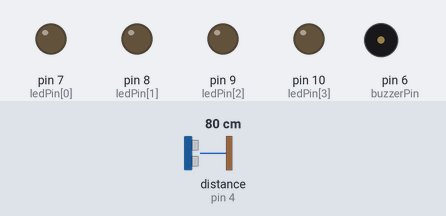
A sketch run on a simulated Arduino Uno, built with avr-gcc and run on an emulated ATmega328P. Parts: output pins drawn as LEDs (lit = HIGH), buzzer (waves = sounding, pin HIGH). Wiring (inferred from the names in the program): ultrasonic range finder: trigger pin 3; echo pin 4. The test bench sets the inputs (shaded band); at power-on: distance to the obstacle (sensor on pin 4) 80 cm. The echo pulse lasts 58.3 µs per cm; pins used as bus, display or sensor lines are not drawn.

Above: at 1.2 s.
1.3 s: distance to the obstacle (sensor on pin 4) set to 46 cm
2.8 s: distance to the obstacle (sensor on pin 4) set to 39 cm
At 3.26 s:
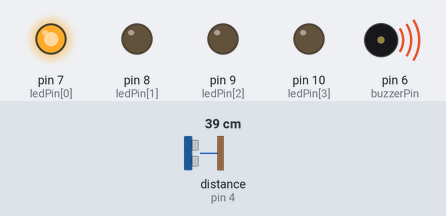
5.8 s: distance to the obstacle (sensor on pin 4) set to 28 cm
At 6.08 s:
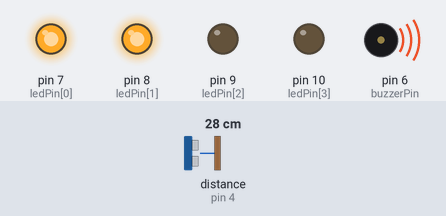
8.8 s: distance to the obstacle (sensor on pin 4) set to 23 cm
11.8 s: distance to the obstacle (sensor on pin 4) set to 19 cm
At 12.12 s:
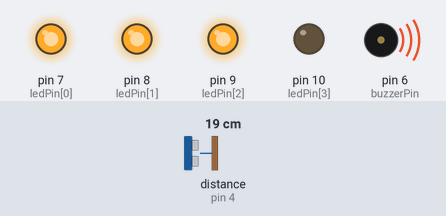
14.8 s: distance to the obstacle (sensor on pin 4) set to 35 cm
At 15.15 s:
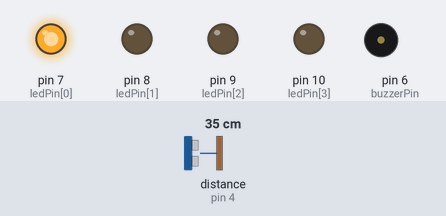
Timing chart, 0 to 18.8 s (numbered marks = the images above; inputs shaded):
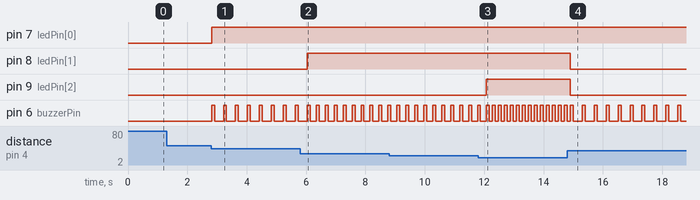

The sketch:

ard4.ino
```cpp
#include <Arduino.h>

int ledPin[] = {7, 8, 9, 10};
const int buzzerPin = 6;

const int trigPin = 3;
const int echoPin = 4;

long duration;
int distance;

void setup()
{
    for (int i = 0; i < 4; i++)
    {
        pinMode(ledPin[i], OUTPUT);
    }
    pinMode(buzzerPin, OUTPUT);
    pinMode(trigPin, OUTPUT);
    pinMode(echoPin, INPUT);
}

void loop()
{
    digitalWrite(trigPin, LOW);
    delayMicroseconds(2);
    digitalWrite(trigPin, HIGH);
    delayMicroseconds(10);
    digitalWrite(trigPin, LOW);

    duration = pulseIn(echoPin, HIGH);
    distance = duration * 0.034 / 2;

    int ledsToLight = 0;

    if (distance <= 40 && distance > 30)
    {
        ledsToLight = 1;
    }
    else if (distance <= 30 && distance > 20)
    {
        ledsToLight = 2;
    }
    else if (distance <= 20 && distance > 10)
    {
        ledsToLight = 3;
    }
    else if (distance <= 10)
    {
        ledsToLight = 4;
    }
    else
    {
        ledsToLight = 0;
    }

    for (int i = 0; i < 4; i++)
    {
        if (i < ledsToLight)
        {
            digitalWrite(ledPin[i], HIGH);
        }
        else
        {
            digitalWrite(ledPin[i], LOW);
        }
    }

    if (ledsToLight > 0)
    {
        digitalWrite(buzzerPin, HIGH);
        delay(100);
        digitalWrite(buzzerPin, LOW);

        int silenceDelay = 400 - (ledsToLight * 100);
        if (silenceDelay < 20)
            silenceDelay = 20;

        delay(silenceDelay);
    }
    else
    {
        digitalWrite(buzzerPin, LOW);
        delay(100);
    }
}
```

Measured:
- the behaviour switches between 42 and 41 cm on distance to the obstacle (sensor on pin 4) (found by bisection; images 0 and 1)
- the behaviour switches between 32 and 31 cm on distance to the obstacle (sensor on pin 4) (found by bisection; images 1 and 2)
- the behaviour switches between 22 and 21 cm on distance to the obstacle (sensor on pin 4) (found by bisection; images 2 and 3)
- after the input at 1.3 s, every drawn part: stays the same
- after the input at 2.8 s, pin 7 (ledPin[0]): LOW → HIGH at once; pin 6 (buzzerPin): alternates HIGH for 0.10 s and LOW for 0.30 s, starting at once
- after the input at 5.8 s, pin 8 (ledPin[1]): LOW → HIGH after 0.24 s
- after the input at 11.8 s, pin 9 (ledPin[2]): LOW → HIGH after 0.28 s
- after the input at 14.8 s, pin 8 (ledPin[1]), pin 9 (ledPin[2]): HIGH → LOW after 0.10 s; pin 6 (buzzerPin): alternates HIGH for 0.10 s and LOW for 0.30 s, starting after 0.50 s
